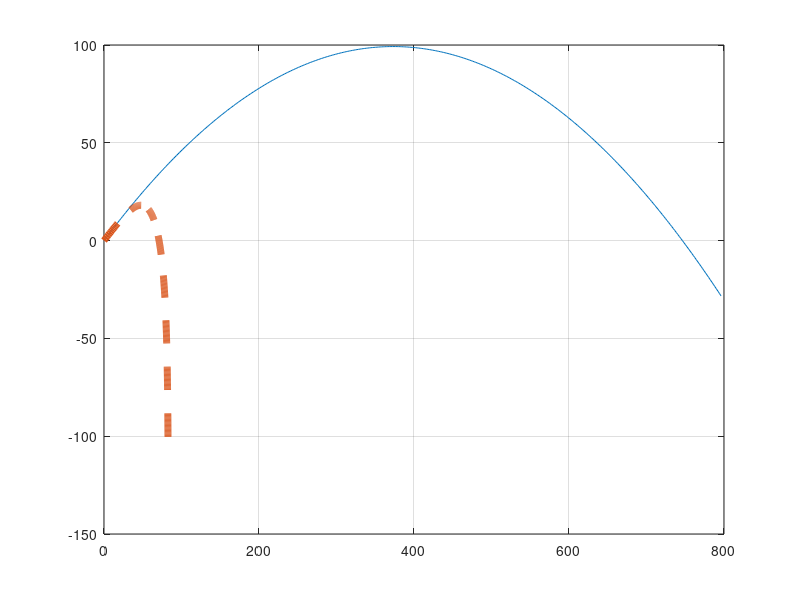

Recreate this plot in MATLAB. (Note: this script raises an error after producing the figure.)
% Saad Malik
% ECE 202 - Project 2
% Phase 2
% Adding Air Resistance (Drag) and checking when Drag is "turned off"

clear;
clf;

% --- Define Given Information ---

R0 = 463; % Range of HR, in feet
v0 = 116; % Exit velocity, in mph 
phi0deg = 28; % Launch angle, in degrees
maxheight = 100; % Maximum height in feet
m = 0.145; % Mass of a baseball in kilograms
C = input('Enter a value for C: ');
% Recieve user input for a value of C, which is a dimensionless quantity
p = 1.293; % Density of air at 1 atm, and 273K; units in kg/m^3
r = 76/2000; % Radius of baseball
bba = pi()*r^2; % Cross-sectional area of baseball in meteres^2

x0 = 0; y0 = 0;
g = 9.8; % gravity force, in m/s^2

% time is in s, distance in m, speed in m/s, etc

% --- conversion factors ---

mph2mps = 5280 * 12 * 2.54 / 100 / 3600; % mph to m/s conversion
deg2rad = pi/180; % Degrees to radians
m2ft = 100/2.54/12; % Metres to feet

% --- Conducted Calculations Regarding Conversions ---

v0 = v0*mph2mps; % initial speed
phi0 = phi0deg*deg2rad; % launch angle, radians

v0x = v0*cos(phi0); % x-component of velocity
v0y = v0*sin(phi0); % y-component

% --- Compute some useful quantities for the trajectory ---

tH = v0y/g; % time to reach maxmium height
tLand = 5.3; % time to land (time of flight)

% --- Compute Analytical Solution ---

tmin = 0; tmax = tLand;
N = 400; % Number of Intervals

t = linspace(tmin,tmax,N+1); % time array, create x(t) y(t)

xa = x0 + v0x*t; 
% analytical x(t), no drag, ax = 0;
ya = y0 + v0y*t - (1/2)*g*t.^2; 
% analytical y(t), gravity, no drag, ay = -g

% --- Add Numerical Solution ---

dt = (tmax-tmin)/N;

xn = zeros(1,N+1); % Position x as a function of time
yn = zeros(1,N+1); % Position y as a function of time

yn(1) = y0; % Initial Position y
xn(1) = x0; % Initial Position x

vy = v0y; % Initial Velocity for y component
vx = v0x; % Initial Velocity for x component

for n = 1:N

    v = sqrt(vx^2 + vy^2); % Velocity 

    dragfx = -(1/2)*C*p*bba*v*vx; % Drag force in x-direction
    dragfy = -(1/2)*C*p*bba*v*vy; % Drag force in y-direction

    ax = dragfx/m; % Acceleration in x-direction
    ay = (dragfy/m) - g; % Acceleration in y-direction

    yn(n+1) = yn(n) + dt*vy + (1/2)*(dt^2)*ay; 
    % y(t+dt) = y(t) + dt*y'(t) + (1/2)*dt^2*y''(t)
    vy = vy + ay*dt; 
    % y'(t+dt) = y'(t) + dt*y''(t)

    xn(n+1) = xn(n) + dt*vx;
    % x(t+dt) = x(t) + dt*x'(t) + (1/2)*dt^2*x''(t)
    vx = vx + ax*dt; 
    % x'(t+dt) = x'(t) + dt*x''(t)
    
     
    
end

% Conversion of values in metres, to values in feet

xn_ft = xn*m2ft;
yn_ft = yn*m2ft;
xa_ft = xa*m2ft;
ya_ft = ya*m2ft;

check_numy = sum(abs(ya-yn))  
% Compare analytic to numeric, should equate to zero
check_numx = sum(abs(xa-xn))
% Compare analytic to numeric, should equate to zero

plot(xa_ft,ya_ft,xn_ft,yn_ft,'--','LineWidth', 5)
grid on
ax = gca; ax.FontSize = 14;
grid minor 
ax.GridAlpha = 0.4; ax.MinorGridAlpha = 0.5;

xlabel('x (ft)','FontSize',16); % Adding an x-label
ylabel('y (ft)','FontSize',16); % Adding an y-label

title({'ECE 202 Project 2 - Phase 2',...
    'Analytical Trajectory of a baseball (inclusive of Drag)', ...
    sprintf('With C = %g',C)},'FontSize',22);
legend({'C = 0', sprintf('C = %g', C)}, 'FontSize',16)

legend({'Analytical','Numerical'},'FontSize',16);

ylim([0 110]); % Adding a limit on the y-axis

xlabel('x(ft)','FontSize',16);
ylabel('y(ft)','FontSize',16);